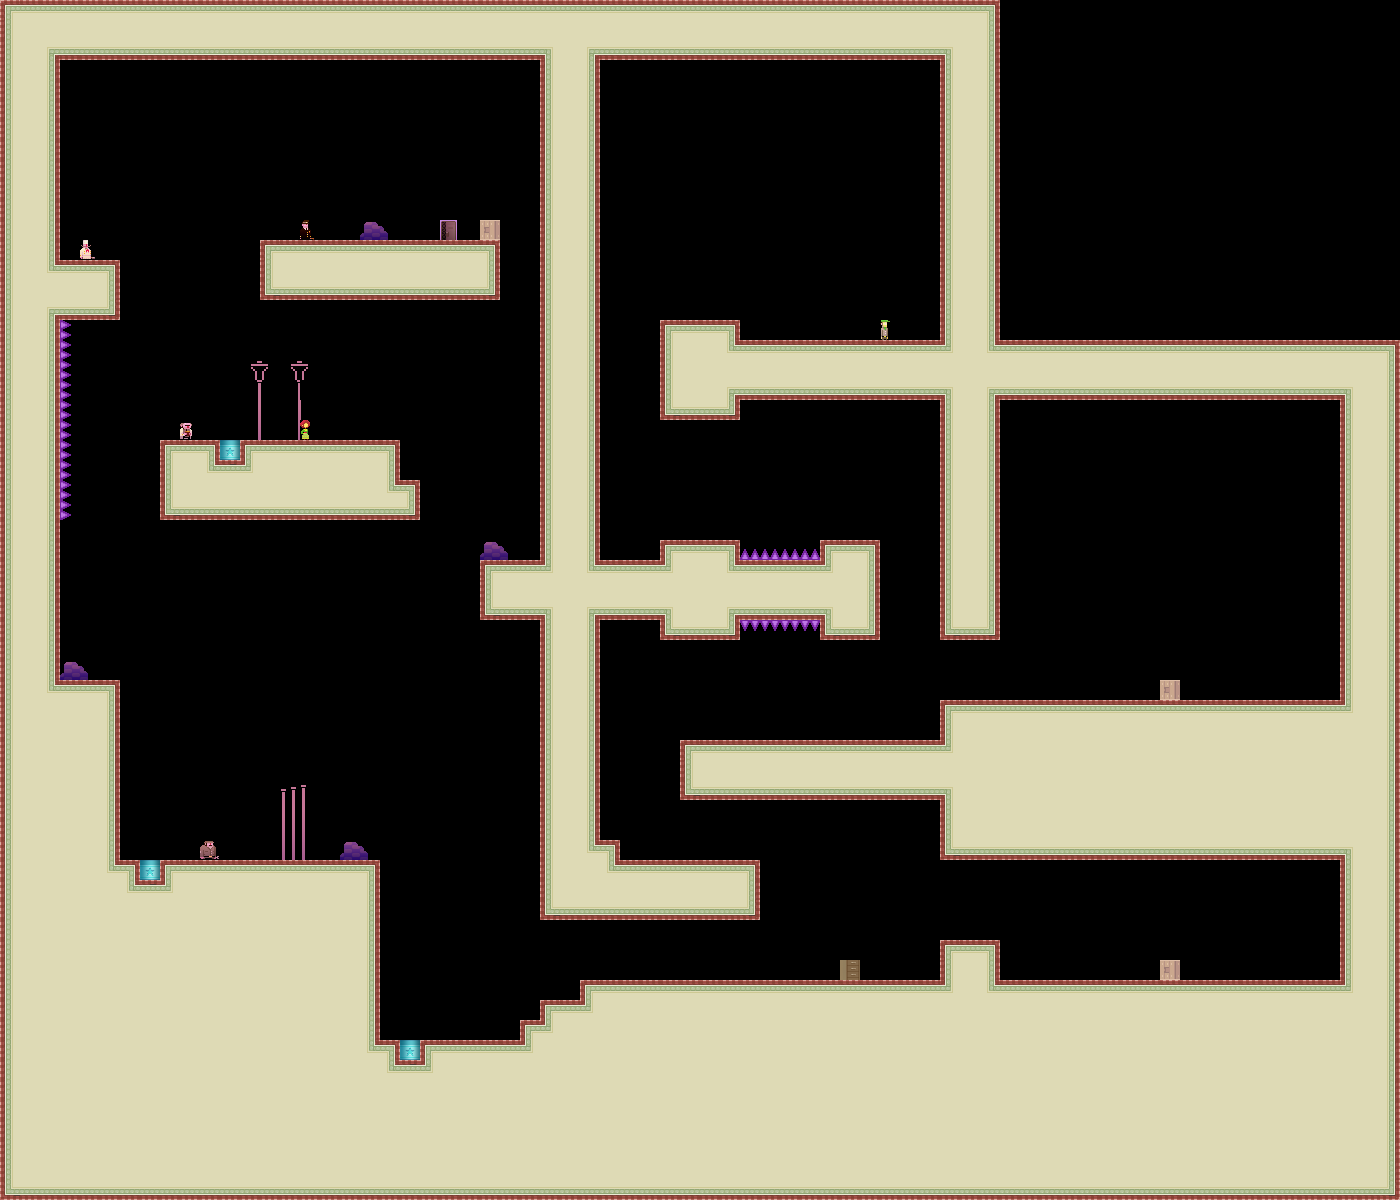

Rendered tile map (Tiled .tmx) drawn with the repository's tilesets; below, a short description and the map source with its tile grids summarised:
An orthogonal 70x60 tile map with 20x20 px tiles, 1 tile layer (bg) and 3 objects.

<map version="1.0" orientation="orthogonal" width="70" height="60" tilewidth="20" tileheight="20">
 <tileset firstgid="1" name="tiles_sydney" tilewidth="20" tileheight="20">
  <image source="../../../../../SuperLemonadeFactoryPartTwoContent/Lemonade/tiles_sydney.png" width="400" height="400" />
  <terraintypes>
   <terrain name="regularBlocks" tile="-1" />
  </terraintypes>
  <tile id="8" terrain=",,,0" />
  <tile id="9" terrain=",,0,0" />
  <tile id="10" terrain=",,0,0" />
  <tile id="11" terrain=",,0,0" />
  <tile id="12" terrain=",,0,0" />
  <tile id="13" terrain=",,0,0" />
  <tile id="14" terrain=",,0," />
  <tile id="15" terrain="0,0,0," />
  <tile id="16" terrain="0,0,,0" />
  <tile id="28" terrain=",0,,0" />
  <tile id="34" terrain="0,,0," />
  <tile id="35" terrain="0,,0,0" />
  <tile id="36" terrain=",0,0,0" />
  <tile id="48" terrain=",0,,0" />
  <tile id="54" terrain="0,,0," />
  <tile id="68" terrain=",0,,0" />
  <tile id="74" terrain="0,,0," />
  <tile id="88" terrain=",0,,0" />
  <tile id="94" terrain="0,,0," />
  <tile id="108" terrain=",0,,0" />
  <tile id="114" terrain="0,,0," />
  <tile id="128" terrain=",0,," />
  <tile id="129" terrain="0,0,," />
  <tile id="130" terrain="0,0,," />
  <tile id="131" terrain="0,0,," />
  <tile id="132" terrain="0,0,," />
  <tile id="133" terrain="0,0,," />
  <tile id="134" terrain="0,,," />
  <tile id="194" terrain="0,0,0,0" />
  <tile id="356">
   <properties>
    <property name="LargeCrate" value="" />
   </properties>
  </tile>
  <tile id="380">
   <properties>
    <property name="Andre" value="" />
   </properties>
  </tile>
  <tile id="381">
   <properties>
    <property name="Liselot" value="" />
   </properties>
  </tile>
  <tile id="382">
   <properties>
    <property name="Amsterdaam" value="" />
   </properties>
  </tile>
  <tile id="383">
   <properties>
    <property name="Worker" value="" />
   </properties>
  </tile>
  <tile id="384">
   <properties>
    <property name="Inspector" value="" />
   </properties>
  </tile>
  <tile id="385">
   <properties>
    <property name="Chef" value="" />
   </properties>
  </tile>
  <tile id="386">
   <properties>
    <property name="Exit" value="" />
   </properties>
  </tile>
  <tile id="387">
   <properties>
    <property name="Trampoline" value="" />
   </properties>
  </tile>
  <tile id="388">
   <properties>
    <property name="SmallCrate" value="" />
   </properties>
  </tile>
  <tile id="389">
   <properties>
    <property name="SugarBag" value="" />
   </properties>
  </tile>
 </tileset>
 <layer name="bg" width="70" height="60">
  <data>[4200 cells, 2029 non-empty, 70 distinct tile ids]</data>
 </layer>
 <objectgroup name="boxes" width="70" height="60">
  <object x="120" y="620">
   <polyline points="0,0 300,0" />
  </object>
  <object x="780" y="420">
   <polyline points="0,0 0,120" />
  </object>
  <object x="780" y="640">
   <polyline points="0,0 0,80" />
  </object>
 </objectgroup>
</map>
